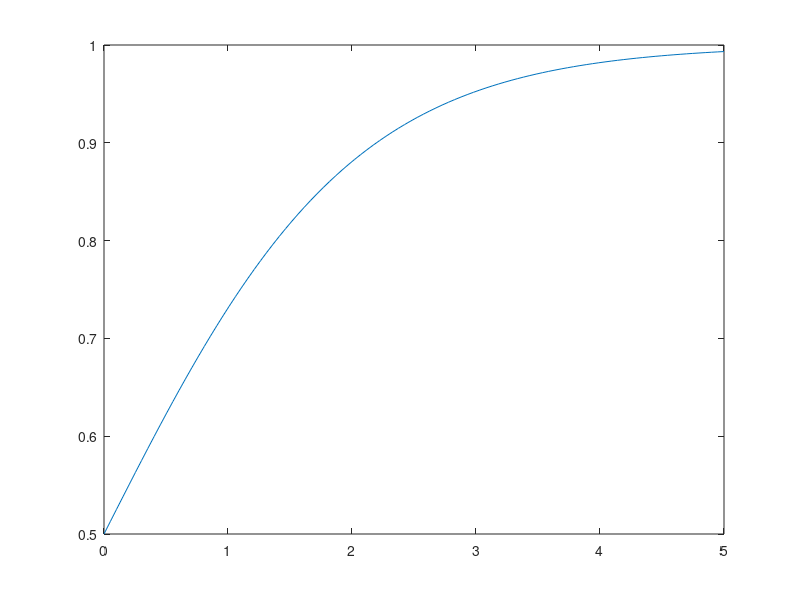

Write the MATLAB code that produced this figure. (Note: this script raises an error after producing the figure.)
%% Die logistische DGL
% Lösen der logistischen DGL f'(x) = f(x)*(1-f(x)) mit einem NN.
% https://towardsdatascience.com/solving-differential-equations-with-neural-networks-afdcf7b8bcc4

%% Die exakte Lösung und 
R = 1;
yexakt = @(x) 1./(1+exp(-R*x));
y0 = 1/2;

nPoints = 10;
xx = linspace(0, 5, 100);
collocPoints =  linspace(0, 5, nPoints);
pl1 = plot(xx, yexakt(xx), 'DisplayName', 'Exakt');
hold on; 
pl2 = scatter(0, y0, "filled", DisplayName="Anfangswert");
pl3 = xline(collocPoints(1), 'k:', DisplayName="Kollokations-Pkte");
xline(collocPoints(2:end), 'k:');
hold off; 
xlim([xx(1), xx(end)]);
legend([pl1, pl2, pl3], 'Location', 'SE');
title('Lösung der log. DGL')
%% Jetzt das Netz
%Die Aktivierungsfunktion muss passen: sigmoid und relu klappen nicht gut, swish und tanh klappen gut
actLayer = geluLayer;
L = 12;
layers = [featureInputLayer(1), 
   fullyConnectedLayer(L)
   actLayer
   fullyConnectedLayer(L)
   actLayer
   fullyConnectedLayer(1)];
model = dlnetwork(layers);
summary(model);

%% Auswerten des untrainierten Modells
dlcolloc = dlarray(collocPoints, 'CB'); 
dly = forward(model, dlcolloc);
hold on; 
plot(collocPoints, extractdata(dly), DisplayName="Untrainiert");
hold off; 

%% Training
% Probe-Auswertung der Kostenfunktion
lossFcn = dlaccelerate(@logisticDglLoss); 
[c,g] = dlfeval(lossFcn, model, dlcolloc , y0, 1);

% Trainings-Loop:
lambda = 1; 
vel = [];
eta = 0.02;
tic
for i = 1:1500
   [loss, grad] = dlfeval(lossFcn, model, dlcolloc , y0, lambda);
   if mod(i, 100) == 0
       fprintf('%i: loss = %f\n', i, loss);
   end
   [model,vel] = sgdmupdate(model,grad,vel, eta);
end
toc
dly = forward(model, dlarray(xx, 'CB'));
hold on; 
plot(xx, extractdata(dly), DisplayName="Trainiert");
% ylim([0,1]);
hold off;
legend(Location="SE");

%% Jetzt mit variablem R!
R = 1.3684;
yexakt = @(x) 1./(1+exp(-R*x));

% erzeuge verrauschte Messdaten
rng(2);   % seed
dglDatenX = [0, sort(5*rand(1, 9))];  % 0 (d.h. die AB) soll Teil der Daten sein 
dglDatenY = yexakt(dglDatenX); 
dglDatenY(2:end) = dglDatenY(2:end) + 0.03*randn(1,9);


pl1 = plot(xx, yexakt(xx), 'Linewidth', 1, 'DisplayName', "Exakte Lösung"); % sprintf('Exakt, R=%.2f', R));
title("Lösung der logistischen DGL");
hold on; 
pl2 = xline(collocPoints(1), 'k:', DisplayName="Kollokations-Pkte");
xline(collocPoints(2:end), 'k:');

pl3 = scatter(dglDatenX, dglDatenY, "filled", DisplayName="Messpunkte");
hold off; 
legend([pl1, pl3, pl2], 'Location', 'SE');
%% Jetzt das Netz
%Die Aktivierungsfunktion muss passen: sigmoid und relu klappen nicht gut, swish und tanh klappen gut
actLayer = geluLayer;
L = 12;
layers = [featureInputLayer(1), 
   fullyConnectedLayer(L)
   actLayer
   fullyConnectedLayer(L)
   actLayer
   fullyConnectedLayer(1)];
model = dlnetwork(layers);
summary(model);

%% Auswerten des untrainierten Modells
dlcolloc = dlarray(collocPoints, 'CB'); 
dly = forward(model, dlcolloc);
hold on; 
plot(collocPoints, extractdata(dly), DisplayName="Untrainiert");
hold off; 



%% Probe-Auswertung
lossFcn = dlaccelerate(@logisticDglLossVarR); 
lambdaAB = 10; 
lambdaDat = 1; 
dlR = dlarray(R);
[c,g] = dlfeval(lossFcn, model, dlcolloc, ...
    dlarray(dglDatenX, 'CB'), dlarray(dglDatenY, 'CB'), ...
    dlR, lambdaDat, lambdaAB);

%% Jetzt ein Trainings-Loop
vel = [];
velR = []; 
dlR = dlarray(1.3);
eta = 0.01;
etaR = 0.2; 
tic
for i = 1:3000
   
   [loss, grads] = dlfeval(lossFcn, model, dlcolloc, ...
       dlarray(dglDatenX, 'CB'), dlarray(dglDatenY, 'CB'), dlR, ...
           lambdaDat, lambdaAB);
  
   
   [model,vel] = sgdmupdate(model,grads{1},vel, eta);
   [dlR,velR] = sgdmupdate(dlR,grads{2},velR, etaR);

   
   if mod(i, 50) == 0
       fprintf('%i: loss = %f, R = %.2f\n', i, loss, extractdata(dlR));
    end
end
dly = forward(model, dlarray(xx, 'CB'));
hold on; 
plot(xx, extractdata(dly), DisplayName="Trainiert");
ylim([0,1]);
hold off;
legend(Location="SE");

